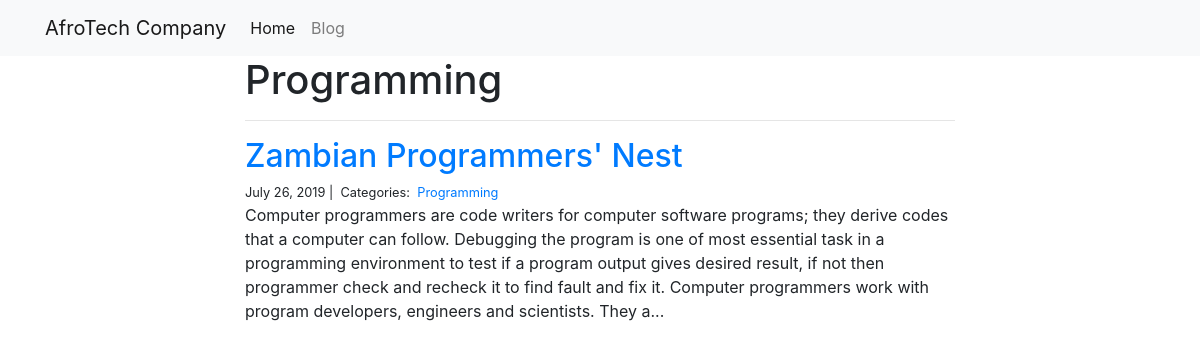
Screenshot of /blog/Programming/ with the database file from the repository.
### blog/models.py (models this page shows)
class Category(models.Model):
    name = models.CharField(max_length=20)

class Post(models.Model):
    title = models.CharField(max_length=255)
    body = models.TextField()
    created_on = models.DateTimeField(auto_now_add=True)
    last_modified = models.DateTimeField(auto_now=True)
    categories = models.ManyToManyField('Category', related_name='posts')

### blog/views.py (the view)
# urls.py: path("<category>/", views.blog_category, name="blog_category"),
def blog_category(request, category):
    posts = Post.objects.filter(categories__name__contains=category).order_by(
        "-created_on"
    )
    context = {"category": category, "posts": posts}
    return render(request, "blog_category.html", context)

### blog/templates/blog_category.html
{% extends "base.html" %}
{% block page_content %}
<div class="col-md-8 offset-md-2">
    <h1>{{ category | title }}</h1>
    <hr>
    {% for post in posts %}
        <h2><a href="{% url 'blog_detail' post.pk%}">{{ post.title }}</a></h2>
        <small>
            {{ post.created_on.date }} |&nbsp;
            Categories:&nbsp;
            {% for category in post.categories.all %}
            <a href="{% url 'blog_category' category.name %}">
                {{ category.name }}
            </a>&nbsp;
            {% endfor %}
        </small>
        <p>{{ post.body | slice:":400" }}...</p>
    {% endfor %}
</div>
{% endblock %}

### rows the page displays
Category: name "Programming"
Post: title "Zambian Programmers' Nest", created_on "July 26, 2019", body "Computer programmers are code writers for computer software programs; they derive codes that a computer can follow. Debugging the program is one of most essential task in a programming environment to test if a program output gives desired result, if not then programmer check and recheck it to find fault and fix it. Computer programmers work with program developers, engineers and scientists. They a"
